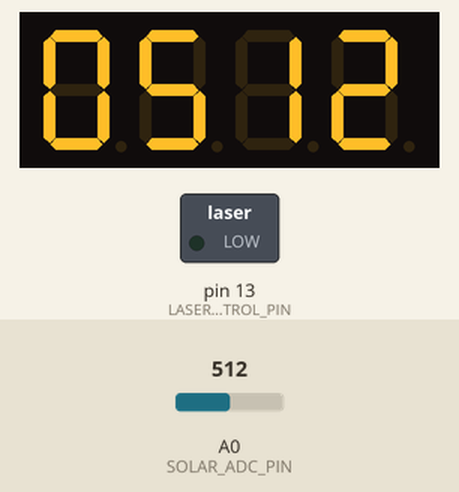
Recording of a sketch running on a simulated Arduino Uno, built with avr-gcc and run on an emulated ATmega328P. Shown: 4-digit seven-segment display, switched loads named in the sketch (green lamp = pin HIGH). Wiring (inferred from the names in the program): 4-digit 7-segment display, segments lit when HIGH: segments pin 2, pin 3, pin 4, pin 5, pin 6, pin 7, pin 8; digit selects pin 9, pin 10, pin 11, pin 12. The test bench sets the inputs (shaded band); at power-on: A0 (SOLAR_ADC_PIN) = 512. The segment pins are drawn as the display they are named for; pins used as bus, display or sensor lines are not drawn.

Above: at 10.3 s.
10.4 s: A0 (SOLAR_ADC_PIN) set to 716
At 11.3 s:
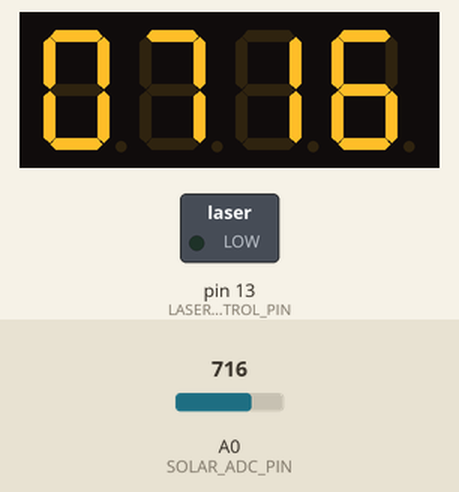
12.3 s: A0 (SOLAR_ADC_PIN) set to 900
At 13.3 s:
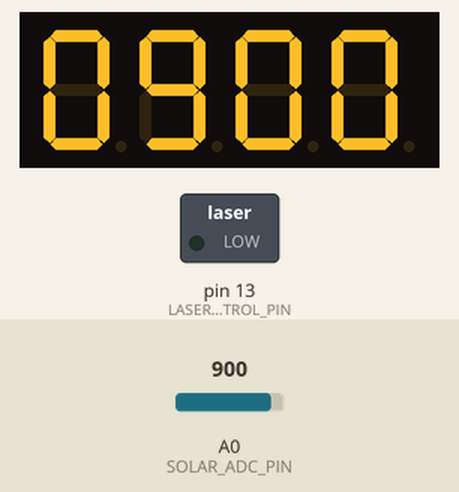
13.9 s: A0 (SOLAR_ADC_PIN) set to 1023
At 14.8 s:
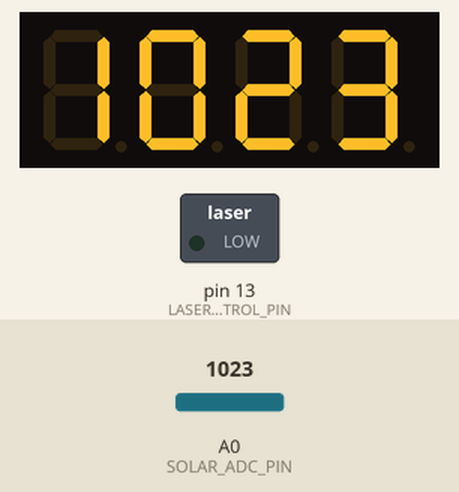
Timing chart, 0 to 16.9 s (numbered marks = the images above; inputs shaded):
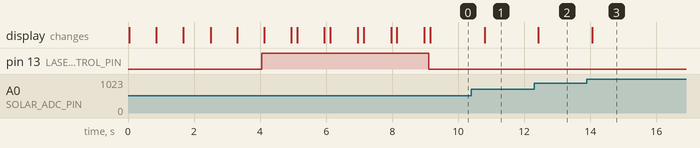

The sketch:

_7segment.ino
```cpp
#define SEGMENT_A 2
#define SEGMENT_B 3
#define SEGMENT_C 4
#define SEGMENT_D 5
#define SEGMENT_E 6
#define SEGMENT_F 7
#define SEGMENT_G 8

#define DIGIT_1 9
#define DIGIT_2 10
#define DIGIT_3 11
#define DIGIT_4 12

#define SOLAR_ADC_PIN 0

#define LASER_CONTROL_PIN 13

#define ON 1
#define OFF 0

#define DISPLAY_DELAY 2
#define SOLAR_READ_DELAY 20

#define DEFAULT_DISPLAY_LOOP 50

void segment_helper(int a, int b, int c, int d, int e, int f, int g)
{
  digitalWrite(SEGMENT_A, a);
  digitalWrite(SEGMENT_B, b);
  digitalWrite(SEGMENT_C, c);
  digitalWrite(SEGMENT_D, d);
  digitalWrite(SEGMENT_E, e);
  digitalWrite(SEGMENT_F, f);
  digitalWrite(SEGMENT_G, g);
}

void write_num(int val)
{
    switch (val)
    {
      case 0: // A B C D E F -
        segment_helper(HIGH, HIGH, HIGH, HIGH, HIGH, HIGH,  LOW);
        break;
      case 1: // - B C - - - -
        segment_helper( LOW, HIGH, HIGH,  LOW,  LOW,  LOW,  LOW);
        break;
      case 2: // A B - D E - G
        segment_helper(HIGH, HIGH,  LOW, HIGH, HIGH,  LOW, HIGH);
        break;
      case 3: // A B C D - - G
        segment_helper(HIGH, HIGH, HIGH, HIGH,  LOW,  LOW, HIGH);
        break;
      case 4: // - B C - - F G
        segment_helper( LOW, HIGH, HIGH,  LOW,  LOW, HIGH, HIGH);
        break;
      case 5: // A - C D - F G
        segment_helper(HIGH,  LOW, HIGH, HIGH,  LOW, HIGH, HIGH);
        break;
      case 6: // A - C D E F G
        segment_helper(HIGH,  LOW, HIGH, HIGH, HIGH, HIGH, HIGH);
        break;
      case 7: // A B C - - - -
        segment_helper(HIGH, HIGH, HIGH,  LOW,  LOW,  LOW,  LOW);
        break;
      case 8: // A B C D E F G
        segment_helper(HIGH, HIGH, HIGH, HIGH, HIGH, HIGH, HIGH);
        break;
      case 9: // A B C D - F G
        segment_helper(HIGH, HIGH, HIGH, HIGH,  LOW, HIGH, HIGH);
        break;
      break;
      case '-':// - - - - - - G
        segment_helper( LOW,  LOW,  LOW,  LOW,  LOW,  LOW, HIGH);
        break;
      default: // - - - - - - -
        segment_helper( LOW,  LOW,  LOW,  LOW,  LOW,  LOW,  LOW);
        break;
      break;
    }
}

void digit_state(int digit, int state)
{
  if (!(digit == DIGIT_1 || digit == DIGIT_2 || digit == DIGIT_3 || digit == DIGIT_4)) {
    return;
  }

  if (state == OFF) {
    pinMode(digit, INPUT);
  } else if (state == ON) {
    pinMode(digit, OUTPUT);
    digitalWrite(digit, LOW);
  }
}

void display_4(int a, int b, int c, int d)
{
  write_num(a);
  digit_state(DIGIT_1, ON);
  delay(DISPLAY_DELAY);
  digit_state(DIGIT_1, OFF);
  delay(DISPLAY_DELAY);

  write_num(b);
  digit_state(DIGIT_2, ON);
  delay(DISPLAY_DELAY);
  digit_state(DIGIT_2, OFF);
  delay(DISPLAY_DELAY);

  write_num(c);
  digit_state(DIGIT_3, ON);
  delay(DISPLAY_DELAY);
  digit_state(DIGIT_3, OFF);
  delay(DISPLAY_DELAY);

  write_num(d);
  digit_state(DIGIT_4, ON);
  delay(DISPLAY_DELAY);
  digit_state(DIGIT_4, OFF);
  delay(DISPLAY_DELAY);
}

void display_4_time(int a, int b, int c, int d, int time)
{
  for (int i=0; i<time; i++) {
    display_4(a, b, c, d);
  }
}

int read_solar() {

  int read_times = 1 << 4; // 16 times
  int result = 0; // 16 bit ints, up to 32k

  for (int i=0; i<read_times; i++) {
    result += analogRead(SOLAR_ADC_PIN);
  }

  result = result >> 4;
  return result;
}

int display_4_solar() {

  int solar;
  int solar_1;
  int solar_2;
  int solar_3;
  int solar_4;

  solar_1 = 0;
  solar_2 = 0;
  solar_3 = 0;
  solar_4 = 0;
  solar = read_solar();

  solar_1 = solar % 10;
  solar /= 10;
  solar_2 = solar % 10;
  solar /= 10;
  solar_3 = solar % 10;
  solar /= 10;
  solar_4 = solar % 10;

  for (int i=0; i<DEFAULT_DISPLAY_LOOP; i++) {
    display_4(solar_4, solar_3, solar_2, solar_1);
  }
}

void setup() {
  // put your setup code here, to run once:
  pinMode(SEGMENT_A, OUTPUT);
  pinMode(SEGMENT_B, OUTPUT);
  pinMode(SEGMENT_C, OUTPUT);
  pinMode(SEGMENT_D, OUTPUT);
  pinMode(SEGMENT_E, OUTPUT);
  pinMode(SEGMENT_F, OUTPUT);
  pinMode(SEGMENT_G, OUTPUT);

  pinMode(LASER_CONTROL_PIN, OUTPUT);

  digit_state(DIGIT_1, ON);
  digit_state(DIGIT_2, ON);
  digit_state(DIGIT_3, ON);
  digit_state(DIGIT_4, ON);

  display_4_time('-', '-', '-', '-', DEFAULT_DISPLAY_LOOP);
  display_4_time(0, 0, 0, 4, DEFAULT_DISPLAY_LOOP);
  display_4_time(0, 0, 0, 3, DEFAULT_DISPLAY_LOOP);
  display_4_time(0, 0, 0, 2, DEFAULT_DISPLAY_LOOP);
  display_4_time(0, 0, 0, 1, DEFAULT_DISPLAY_LOOP);

  digitalWrite(LASER_CONTROL_PIN, HIGH);

  for (int i=0; i<5; i++) {
    display_4_solar();
    delay(200);
  }

  digitalWrite(LASER_CONTROL_PIN, LOW);
}

void loop() {
  // put your main code here, to run repeatedly:

  display_4_solar();

}
```

Measured:
- after the input at 10.4 s, the display: changes after 0.40 s (image 1)
- after the input at 12.3 s, the display: changes after 0.12 s (image 2)
- after the input at 13.9 s, the display: changes after 0.16 s (image 3)
